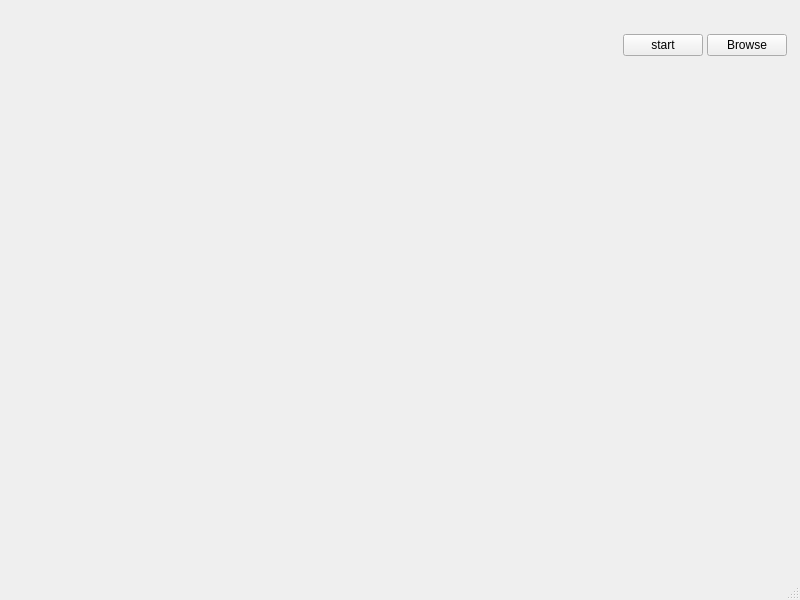
<?xml version="1.0" encoding="UTF-8"?>
<ui version="4.0">
 <class>MainWindow</class>
 <widget class="QMainWindow" name="MainWindow">
  <property name="geometry">
   <rect>
    <x>0</x>
    <y>0</y>
    <width>800</width>
    <height>600</height>
   </rect>
  </property>
  <property name="windowTitle">
   <string>MainWindow</string>
  </property>
  <widget class="QWidget" name="centralwidget">
   <widget class="QWidget" name="layoutWidget">
    <property name="geometry">
     <rect>
      <x>20</x>
      <y>30</y>
      <width>771</width>
      <height>401</height>
     </rect>
    </property>
    <layout class="QVBoxLayout" name="verticalLayout">
     <item>
      <layout class="QHBoxLayout" name="horizontalLayout">
       <property name="spacing">
        <number>4</number>
       </property>
       <property name="sizeConstraint">
        <enum>QLayout::SetMinimumSize</enum>
       </property>
       <property name="leftMargin">
        <number>4</number>
       </property>
       <property name="topMargin">
        <number>4</number>
       </property>
       <property name="rightMargin">
        <number>4</number>
       </property>
       <property name="bottomMargin">
        <number>4</number>
       </property>
       <item>
        <widget class="PlotWidget" name="widget_2" native="true">
         <property name="sizePolicy">
          <sizepolicy hsizetype="Preferred" vsizetype="Preferred">
           <horstretch>1</horstretch>
           <verstretch>9</verstretch>
          </sizepolicy>
         </property>
        </widget>
       </item>
       <item>
        <widget class="QPushButton" name="Start1">
         <property name="text">
          <string>start</string>
         </property>
        </widget>
       </item>
       <item>
        <widget class="QPushButton" name="Browse">
         <property name="text">
          <string>Browse</string>
         </property>
        </widget>
       </item>
      </layout>
     </item>
     <item>
      <widget class="PlotWidget" name="widget" native="true">
       <property name="sizePolicy">
        <sizepolicy hsizetype="Preferred" vsizetype="Preferred">
         <horstretch>0</horstretch>
         <verstretch>1</verstretch>
        </sizepolicy>
       </property>
       <property name="baseSize">
        <size>
         <width>0</width>
         <height>0</height>
        </size>
       </property>
      </widget>
     </item>
    </layout>
   </widget>
  </widget>
  <widget class="QMenuBar" name="menubar">
   <property name="geometry">
    <rect>
     <x>0</x>
     <y>0</y>
     <width>800</width>
     <height>26</height>
    </rect>
   </property>
  </widget>
  <widget class="QStatusBar" name="statusbar"/>
 </widget>
 <customwidgets>
  <customwidget>
   <class>PlotWidget</class>
   <extends>QWidget</extends>
   <header location="global">pyqtgraph</header>
   <container>1</container>
  </customwidget>
 </customwidgets>
 <resources/>
 <connections/>
</ui>
